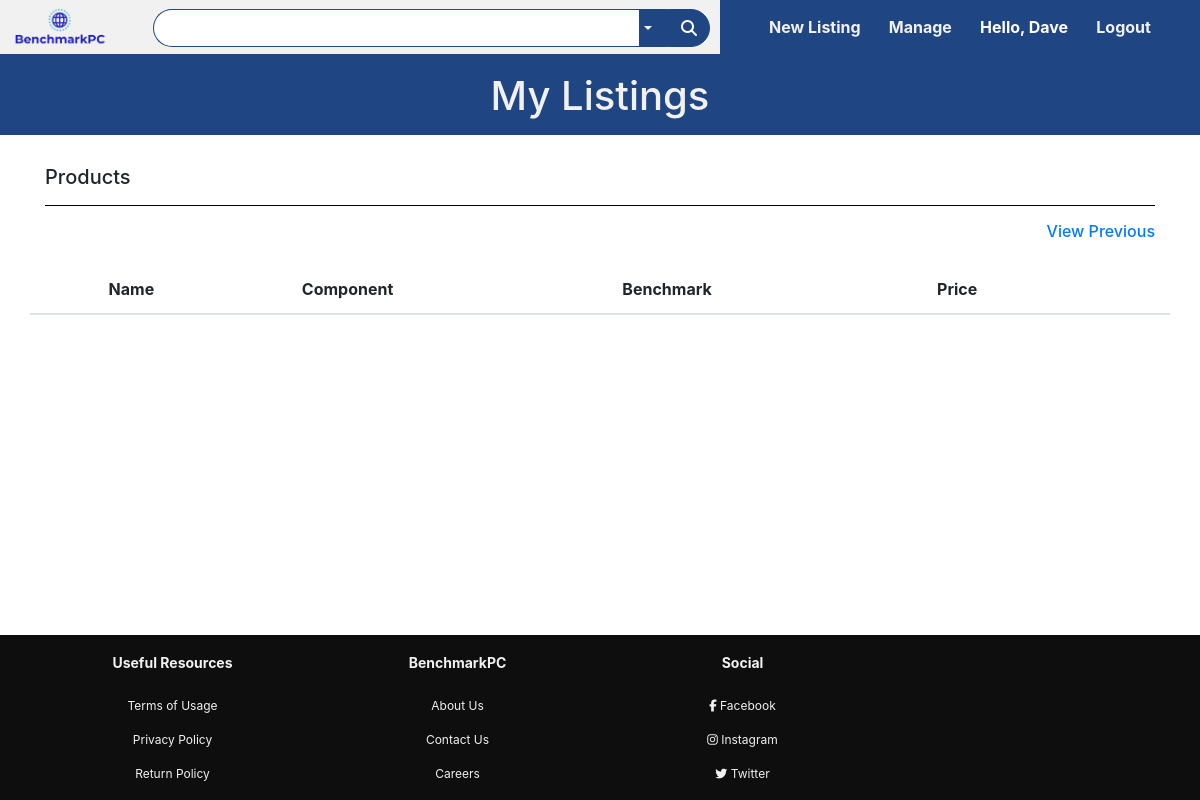
The app's page /manage (signed in), older data.
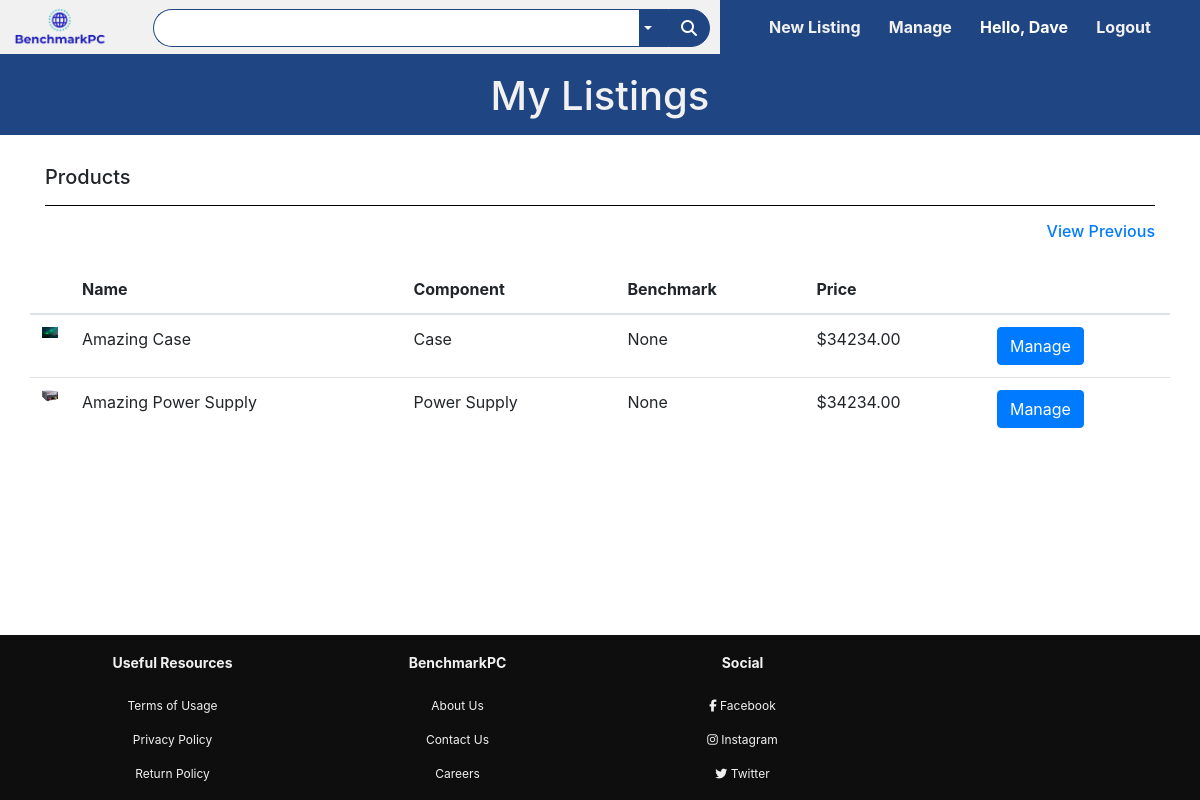
The same page, newer data.
### bench/models.py (models this page shows, shortened)
class User(UserMixin, db.Model):
    id = db.Column(db.Integer, primary_key=True)
    username = db.Column(db.String(80), unique=True, nullable=False)
    email = db.Column(db.String(120), unique=True, nullable=False)
    phone = db.Column(db.String(120), unique=True, nullable=False)
    password_hash = db.Column(db.String(128))
    listings = db.relationship('Listing', backref='user', lazy='dynamic')

class Images(db.Model):
    id = db.Column(db.Integer, primary_key=True)
    ImageName = db.Column(db.String(80), nullable=False)
    ImageListing = db.Column(db.Integer, db.ForeignKey('listing.id'))

class Listing(db.Model):
    id = db.Column(db.Integer, primary_key=True)
    ListingScore = db.Column(db.Integer, nullable=True)
    ListingState = db.Column(db.Integer, nullable=True, server_default="Open")
    ListingName = db.Column(db.String(80), unique=False, nullable=False)
    ListingPrice = db.Column(db.Numeric, unique=False, nullable=False)
    ListingType = db.Column(db.String(80), unique=False, nullable=False)
    ListingDescription = db.Column(
        db.String(80), unique=False, nullable=False, default="Empty")
    ListingTimeStamp = db.Column(
        db.DateTime, default=datetime.datetime.utcnow(), nullable=False)
    userId = db.Column(db.Integer, db.ForeignKey('user.id'))

### bench/routes.py (the view)
@app.route('/manage')
def manageListings():
    if current_user.is_anonymous:
        return redirect('/login')
    title = "Manage Listings | BenchmarkPC"
    listings = Listing.query.filter(Listing.userId==current_user.id, Listing.ListingState=='Open').all()
    listingsAndImages = []
    for listing in listings:
        print("Getting Image")
        image = Images.query.filter_by(ImageListing=listing.id).first()
        if(image != None):
            print("Got Image")
            listingsAndImages.append([listing, image.ImageName])
        else:
            listingsAndImages.append([listing])
    return render_template('search.html', title=title, listings=listingsAndImages, viewType='manage')

### bench/models.py (called while the page is built)
@login_manager.user_loader
def load_user(id):
    return User.query.get(int(id))

### bench/templates/search.html (shortened to what this page needs)
{% extends 'base.html' %}
{% block content %}
<section class="results-heading-box">
    <div class="container">
        {% if viewType == 'search' %}
            <h1 class="text-center page-title">Results</h1>
        {% elif viewType == 'manage' %}
        <h1 class="text-center page-title">My Listings</h1>
        {% elif viewType == 'previous' %}
        <h1 class="text-center page-title">My Sold Listings</h1>
        {% endif %}
    </div>
</section>
<section class="product-results">
    <div class="sub-header-results container">
        <h5>Products</h5>
        <hr>
    </div>
    <div class="extra-actions container">
        <ul>
            {% if viewType == 'search' %}
            <li>
                <a href="/compare">
                    <h6>Compare</h6>
                </a>
            </li>
            <li>
                <a href="/price-notif">
                    <h6>Price Alert</h6>
                </a>
            </li>
            {% elif viewType == 'manage' %}
            <li>
                <a href="/previous">
                    <h6>View Previous</h6>
                </a>
            </li>
            {% elif viewType == 'previous' %}
            <li>
                <a href="/manage">
                    <h6>Manage Current</h6>
                </a>
            </li>
            {% endif %}
        </ul>
    </div>
    <table class="table table-hover container results-table">
        <thead>
            <tr class="results-table-header">
            <th scope="col"></th>
            <th scope="col">Name</th>
            <th scope="col">Component</th>
            <th scope="col">Benchmark</th>
            <th scope="col">Price</th>
            <th scope="col"></th>
            </tr>
        </thead>
        <tbody>
            {% for listing in range(listings|length) %}
            <tr>
            <th scope="row">
                <div class="image-parent">
                    <div class="image-container">
                        {% if listings[listing]|length == 1 %}
                        <img src="static/placeholder.png" alt="static/Images/6_p.jpg">
                        {% elif listings[listing]|length == 2 %}
                        <img src="static/Images/{{ listings[listing][1] }}" alt="static/Images/6_p.jpg">
                        {% endif %}
                    </div>
                </div>
            </th>
            <td>{{ listings[listing][0].ListingName }}</td>
            <td>{{ listings[listing][0].ListingType }}</td>
            <td>{{ listings[listing][0].ListingScore }}</td>
            {% if viewType == 'previous' %}
            <td>{{"${0:.2f}".format(sales[listing].SalePrice)}}</td>
            {% else %}
            <td>{{"${0:.2f}".format(listings[listing][0].ListingPrice)}}</td>
            {% endif %}
            <td>
                {% if viewType == 'search' or viewType == 'previous' %}
                <a href="/listing/{{ listings[listing][0].id }}" class="btn btn-primary">View</a></td>
                {% elif viewType == 'manage' %}
                <a href="/manage/{{ listings[listing][0].id }}" class="btn btn-primary">Manage</a></td>
                {% endif %}
            </tr>
            {% endfor %}
        </tbody>
    </table>
</section>
{% endblock %}

### bench/templates/base.html (shortened to what this page needs)
<!DOCTYPE html>
<html>
    <head>
        <link rel="stylesheet" type="text/css" href="{{ url_for('static',filename='styles/base.css') }}">
        <link rel="stylesheet" href="https://stackpath.bootstrapcdn.com/bootstrap/4.3.1/css/bootstrap.min.css">
    </head>
    <body>
        <div class="page-container">
            <div class="content-wrapper">
                <div class="nav-bar" style="margin-bottom: 0;">
                    <div class="search">
                        <a href="/">
                            <img src="/static/logo.PNG" class="logo">
                        </a>
                        <input form="searchForm" name="searchText" type="text" class="form-control search-bar-form">
                        <div class="dropdown">
                            <button class="dropbtn dropdown-toggle" type="button" id="dropdownMenuButton"
                            data-toggle="dropdown" aria-haspopup="true" aria-expanded="false"></button>
                        </div>
                        <span class="input-group-text search-bar-span">
                            <button type="submit" tabindex="2" form="searchForm" class="search-button-box">
                                <i class="fas fa-search"></i>
                            </button>
                        </span>
                    </div>
                    <div class="menu-bar">
                        <ul>
                            <li>
                                <a href="/newListing">New Listing</a>
                                <a href="/manage">Manage</a>
                                {% if current_user.is_authenticated %}
                                <a id="userText">Hello, {{ current_user.username }}</a>
                                <a href="/logout">Logout</a>
                                {% else %}
                                <a href="/login">Login</a>
                                <a href="/register">Register</a>
                                {% endif %}
                            </li>
                        </ul>
                    </div>
                </div>
                {% block content %}
                {% endblock %}
            </div>
            <section class="footer">
                <div class="text-center footer-box sticky-footer">
                    <div class="container resources">
                        <div class="row">
                            <div class="col-md-3 footer-links">
                                <h2>Useful Resources</h2>
                                <p><a href="/terms-conditions">Terms of Usage</a></p>
                                <p><a href="/privacy-policy">Privacy Policy</a></p>
                                <p><a href="/returns">Return Policy</a></p>
                            </div>
                            <div class="col-md-3 footer-links">
                                <h2>BenchmarkPC</h2>
                                <p><a href="/about-us">About Us</a></p>
                                <p><a href="/contact">Contact Us</a></p>
                                <p>Careers</p>
                            </div>
                            <div class="col-md-3 footer-links">
                                <h2>Social</h2>
                                <p>
                                    <i class="fab fa-facebook-f"></i>
                                    Facebook
                                </p>
                                <p>
                                    <i class="fab fa-instagram"></i>
                                    Instagram
                                </p>
                                <p>
                                    <i class="fab fa-twitter"></i>
                                    Twitter
                                </p>
                            </div>
                        </div>
                    </div>
                </div>
            </section>
        </div>
    </body>
</html>

### bench/static/styles/base.css (style rules this page uses)
* { margin: 0; padding: 0; }
body { background-color: #f1f1f1; font-family: sans-serif; min-height: 100%; position: relative; padding-bottom: 165px; margin: 0; }
html { height: 100%; margin: 0; }
.nav-bar { height: 57px; top: 0; position: sticky; background: #f1f1f1; margin-bottom: 20px; border-bottom: 3px solid #1f4582; z-index: 5; }
.logo { height: 40px; margin: 7px 12px; }
.search-button-box { overflow: hidden !important; background: rgba(0, 0, 0, 0); border-style: none !important; }
.search-bar-form { margin-top: 9px; margin-left: 30px; border: 1px solid #1f4582 !important; border-right: none !important; border-top-left-radius: 20px !important; border-bottom-left-radius: 20px !important; border-top-right-radius: 0px !important; border-bottom-right-radius: 0px !important; box-shadow: none !important; }
.search-bar-span { background: #1f4582 !important; border: 1px solid #1f4582 !important; margin: 9px 10px 7px 0px !important; border-top-left-radius: 0px !important; border-bottom-left-radius: 0px !important; border-top-right-radius: 20px !important; border-bottom-right-radius: 20px !important; cursor: pointer; }
.search { display: inline-flex; width: 60%; }
.fa-search { color: white; }
.menu-bar { width: 40%; height: 27px; float: right; }
.menu-bar ul li { list-style-type: none; padding: 15px 35px; display: flex; flex-direction: row; justify-content: space-around; flex-wrap: nowrap; background-color: #1f4582; cursor: pointer; }
.menu-bar ul li a { font-size: 16px; font-weight: bold; color: #f1f1f1; text-decoration: none; }
.footer-box { background: rgb(14, 14, 14); color: #f1f1f1; position: absolute; left: 0; right: 0; bottom: 0; height: 165px; }
.resources h2 { font-weight: bold; font-size: 14px; margin-top: 20px; margin-bottom: 25px; }
.resources p { font-size: 12px; }
.resources p a { text-decoration:none; color: #f1f1f1; }
#userText { color: white !important; }
.dropbtn { background-color: #1f4582 !important; color: #fff !important; margin-top: 9px !important; height: 38px !important; padding: 5px 15px 5px 5px !important; border: 1px solid #1f4582 !important; border-left: none !important; }
.dropdown { position: relative !important; display: inline-block !important; }
.page-title { padding: 15px; color: #f1f1f1; }
.results-heading-box { background-color: #1f4582 !important; margin-bottom: 30px; }
.results-table-header { border-top: hidden; }
.sub-header-results hr { color: black !important; background-color: black !important; }
.extra-actions ul { list-style-type: none; overflow: hidden; }
.extra-actions li { float: right; }
.extra-actions li a { display: block; text-align: center; padding-left: 15px; }
.image-parent { width: 48; }
.image-container { display: block; width: 100%; height: auto; position: relative; overflow: hidden; padding: 100% 0 0 0; }
.image-container img { display: block; max-width: 100%; max-height: 100%; position: absolute; top: 0; bottom: 0; left: 0; right: 0; }

Row changes from the older to the newer data that the page shows:
added Images: ImageName (picture)
added Listing: ListingName "Amazing Case", ListingType "Case", ListingScore "None", ListingPrice "$34234.00"
added Images: ImageName (picture)
added Listing: ListingName "Amazing Power Supply", ListingType "Power Supply", ListingScore "None", ListingPrice "$34234.00"
Text that changed along with them:
new list line: "Manage"
